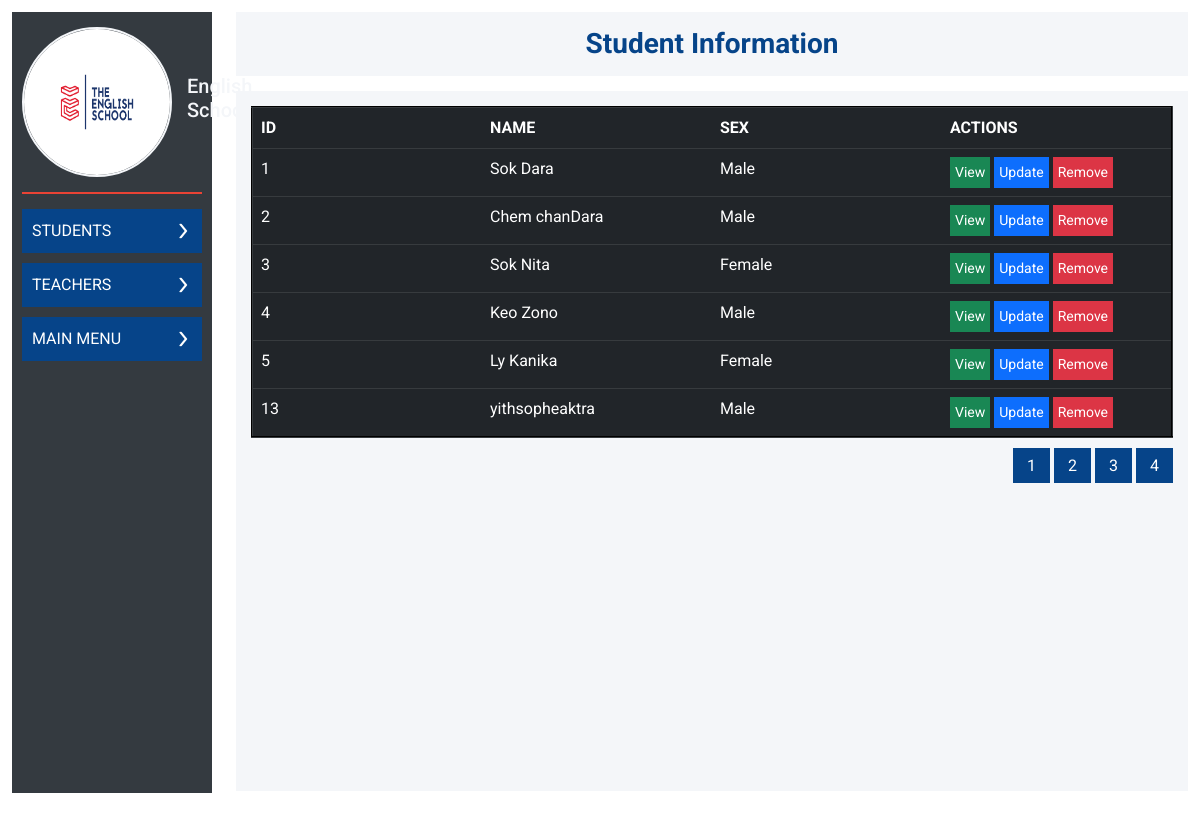
Page /admin/view-student.php on the committed database.
### tables this page shows
CREATE TABLE IF NOT EXISTS `students` (
  `stuId` int NOT NULL AUTO_INCREMENT,
  `stuName` varchar(250) DEFAULT NULL,
  `stuSex` varchar(100) DEFAULT NULL,
  `stuDOB` date DEFAULT NULL,
  `stuPhone` varchar(250) DEFAULT NULL,
  `stuEmail` varchar(250) DEFAULT NULL,
  `stuAddress` varchar(250) DEFAULT NULL,
  `FK_teaID` int DEFAULT NULL,
  `FK_clsID` int DEFAULT NULL,
  `FK_enroll` int DEFAULT NULL,
  PRIMARY KEY (`stuId`),
  KEY `FK_teaID` (`FK_teaID`),
  KEY `FK_clsID` (`FK_clsID`),
  KEY `FK_enroll` (`FK_enroll`)
);

### admin/function.php (the view, shortened to what this page needs)
<?php
    $connect = new mysqli('localhost','root','','rupp_test');
    function view_student(){
        global $connect;
        $sql = "SELECT * FROM `students`";
        $result = $connect->query($sql);
        while($row = mysqli_fetch_assoc($result)){
            $id = $row['stuId'];
            $name = $row['stuName'];
            $sex = $row['stuSex'];
            $url_id = $id;
            echo '
            <tr>
                <td>'.$id.'</td>
                <td>'.$name.'</td>
                <td>'.$sex.'</td>
                <td width="150px">
                    <a href="view-student-detail.php?id='.$url_id.'" class="btn btn-success">View</a>
                    <a href="update_student_data.php?id='.$url_id.'" class="btn btn-primary">Update</a>
                    <button type="button" id="remove_student"  class="btn btn-danger btn-remove" data-bs-toggle="modal" data-bs-target="#exampleModal">
                        Remove
                    </button>
                </td>
            </tr>
            ';
        }
    }
?>

### admin/sidebar.php (shortened to what this page needs)
<!DOCTYPE html>
<html lang="en">
<head>
    <link rel="stylesheet" href="assets/style/theme.css">
    <link rel="stylesheet" href="assets/style/bootstrap.css">
</head>
<body>
    <main class="admin">
        <div class="container-fluid">
            <div class="row">
                <div class="col-2">
                    <div class="content-left">
                        <div class="wrap-top">
                            <img src="assets/image/english.jpg" alt="" width="150px" height="150px">
                            <h5>English School</h5>
                        </div>
                        <div class="wrap-bottom">
                            <ul>
                                <li class="parent">
                                    <a class="parent" href="javascript:void(0)">
                                        <span>STUDENTS</span>
                                        <img src="assets/icon/arrow.png" alt="">
                                    </a>
                                </li>
                                <li class="parent">
                                    <a class="parent" href="javascript:void(0)">
                                        <span>TEACHERS</span>
                                        <img src="assets/icon/arrow.png" alt="">
                                    </a>
                                </li>
                                <li class="parent">
                                    <a class="parent" href="javascript:void(0)">
                                        <span>MAIN MENU</span>
                                        <img src="assets/icon/arrow.png" alt="">
                                    </a>
                                </li>
                            </ul>
                        </div>
                    </div>
                </div>

### admin/view-student.php (shortened to what this page needs)
<?php
    include('sidebar.php');
    include('function.php');
?>
                <div class="col-10">
                    <div class="content-right">
                        <div class="top d-flex align-middle justify-content-center">
                            <h3>Student Information</h3>
                        </div>
                        <div class="bottom view-post">
                            <figure>
                                <form method="post" enctype="multipart/form-data">
                                    <table class="table table-hover table-dark" border="2px" style="table-layout: fixed;">
                                        <tr>
                                            <th>ID</th>
                                            <th>NAME</th>
                                            <th>SEX</th>
                                            <th>ACTIONS</th>
                                        </tr>
                                        <?php view_student(); ?>
                                    </table>
                                    <ul class="pagination">
                                        <li>
                                            <a href="">1</a>
                                            <a href="">2</a>
                                            <a href="">3</a>
                                            <a href="">4</a>
                                        </li>
                                    </ul>
                                </form>
                            </figure>
                        </div>
                    </div>
                </div>
            </div>
        </div>
    </main>
</body>
</html>

### admin/assets/style/theme.css (style rules this page uses)
:root { --black : #343A40; --orange : #EA4335; --blue : #064489; --white : #FFFFFF; --blur-gray : #F4F6F9; }
.admin .content-left a.parent img , .admin .content-left a.parent img.rotate { transition: all .3s; }
* { font-family: 'Roboto', sans-serif !important; }
a { text-decoration: none !important; }
.container-fluid { padding: 12px !important; }
.col-2 { flex: 0 0 auto; width: 18.666667% !important; }
.col-10 { flex: 0 0 auto; width: 81.333333% !important; }
.admin .content-left { min-height: 98.4%; padding: 15px 10px; background-color: var(--black); }
.admin .content-left .wrap-center , .admin .content-left .wrap-top { margin-bottom: 15px; padding-bottom: 15px; display: flex; align-items: center; border-bottom: 2px solid var(--orange); }
.admin .content-left .wrap-center img , .admin .content-left .wrap-top img { border-radius: 50%; border: 2px solid var(--blur-gray); }
.admin .content-left .wrap-center h6 , .admin .content-left .wrap-top h5 { margin-left: 15px; color: var(--blur-gray); }
.admin .content-left ul { list-style: none; padding: 0px; }
.admin .content-left li.parent { margin-bottom: 10px; }
.admin .content-left a { padding: 10px; width: 100%; display: block; color: var(--white); background-color: var(--blue); }
.admin .content-left a.parent { margin-bottom: 4px; display: flex; align-items: center; justify-content: space-between; }
.admin .content-right .bottom , .admin .content-right .top { padding: 15px; margin-bottom: 15px; background-color: var(--blur-gray); }
.admin .content-right .top h3 { color: var(--blue); margin-bottom: 0px; font-weight: bold; }
.admin .content-right .bottom { min-height: 87.5vh; }
.admin .content-right .bottom button { border-radius: 0px; }
.admin .content-right .view-post .btn { padding: 4px; font-size: 14px; border-radius: 0px; }
.admin .content-right .view-post .pagination { display: flex; justify-content: flex-end; }
.admin .content-right .view-post .pagination a { color: var(--white); padding: 8px 14px; background-color: var(--blue); }

### rows in the picture
students: stuId "1", stuName "Sok Dara", stuSex "Male"
students: stuId "2", stuName "Chem chanDara", stuSex "Male"
students: stuId "3", stuName "Sok Nita", stuSex "Female"
students: stuId "4", stuName "Keo Zono", stuSex "Male"
students: stuId "5", stuName "Ly Kanika", stuSex "Female"
students: stuId "13", stuName "yithsopheaktra", stuSex "Male"
